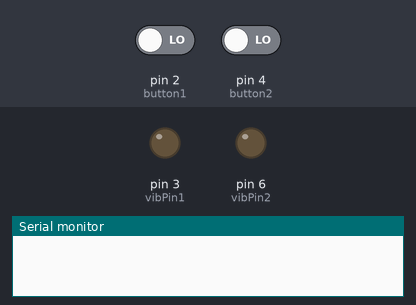
Bench run of a sketch on a simulated Arduino Uno, built with avr-gcc and run on an emulated ATmega328P. On the bench: output pins drawn as LEDs (lit = HIGH), the last lines printed to the serial monitor. Dashed ring = blinking. The test bench sets the inputs (shaded band); at power-on: pin 2 (button1) LOW, pin 4 (button2) LOW. Random numbers use the default seed unless the sketch sets one; no radio packets arrive unless stated.

Above: at 1.2 s.
1.3 s: pin 2 (button1) driven HIGH and pin 4 (button2) driven HIGH
At 1.7 s:
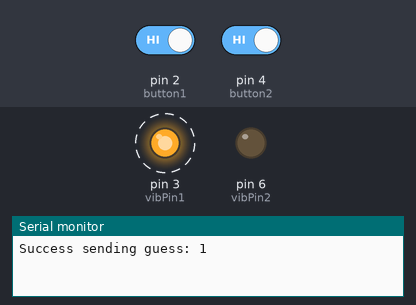
4.3 s: pin 4 (button2) driven LOW
At 6.2 s:
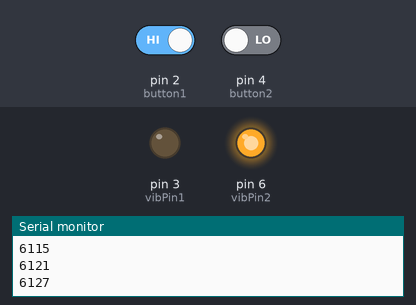
7.1 s: pin 4 (button2) driven HIGH
At 8.3 s:
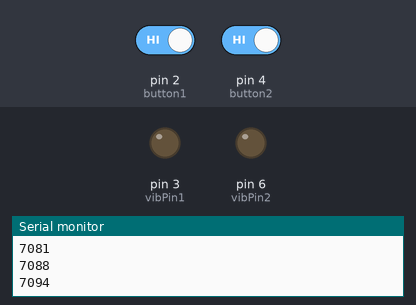
8.6 s: pin 2 (button1) driven LOW
At 10.7 s:
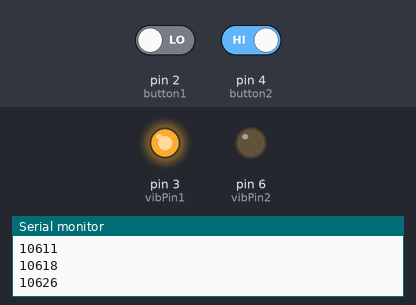
11.6 s: pin 2 (button1) driven HIGH
At 12.7 s:
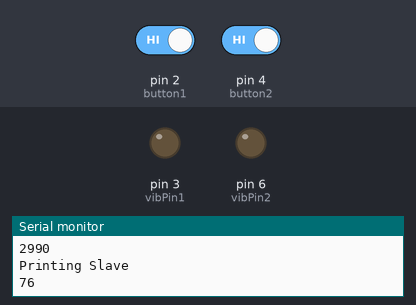
Timing chart, 0 to 14.1 s (numbered marks = the images above; inputs shaded):
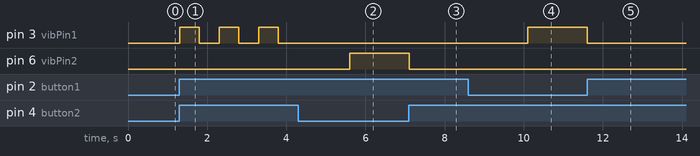

The sketch:

Slave.ino
```cpp
// An example demonstrating the multiceiver capability of the NRF24L01+
// in a star network with one PRX hub and up to six PTX nodes

//This sketch is a modification from a video on the ForceTronics YouTube Channel,

//which code was leveraged from http://maniacbug.github.io/RF24/starping_8pde-example.html

//This sketch is free to the public to use and modify at your own risk

int vibPin1 = 3;
int vibPin2 = 6;


//Game kode
int button1 = 2;
int button2 = 4;


long timei = 0;

#define NUM_USER_BUTTONS 4
int userButtonReadPins[NUM_USER_BUTTONS];


#include <SPI.h> //Call SPI library so you can communicate with the nRF24L01+
#include <nRF24L01.h> //nRF2401 libarary found at https://github.com/tmrh20/RF24/
#include <RF24.h> //nRF2401 libarary found at https://github.com/tmrh20/RF24/
const int pinCE = 7; //This pin is used to set the nRF24 to standby (0) or active mode (1)
const int pinCSN = 8; //This pin is used to tell the nRF24 whether the SPI communication is a command or message to send out

RF24 radio(pinCE, pinCSN); // Create your nRF24 object or wireless SPI connection
#define WHICH_NODE 2     // must be a number from 1 - 6 identifying the PTX node
const uint64_t wAddress[] = {0x7878787878LL, 0xB3B4B5B6F1LL, 0xB3B4B5B6CDLL, 0xB3B4B5B6A3LL, 0xB3B4B5B60FLL, 0xB3B4B5B605LL};
const uint64_t PTXpipe = wAddress[ WHICH_NODE - 1 ];   // Pulls the address from the above array for this node's pipe
byte counter = 1; //used to count the packets sent
bool done = false; //used to know when to stop sending packets

void setup() {
  Serial.begin(9600);   //start serial to communicate process
  radio.begin();            //Start the nRF24 module
  radio.setPALevel(RF24_PA_HIGH);  // "short range setting" - increase if you want more range AND have a good power supply
  radio.setChannel(108);          // the higher channels tend to be more "open"
  radio.openReadingPipe(0, PTXpipe);  //open reading or receive pipe
  radio.stopListening(); //go into transmit mode

  //Game setup.
  Serial.begin(9600);
  pinMode(vibPin1, OUTPUT);
  pinMode(vibPin2, OUTPUT);

  pinMode(button1, INPUT);
  pinMode(button2, INPUT);

}

void loop() {
   while (digitalRead(button1) + digitalRead(button2) < 2) {
    }

   if(!done) { //true once you guess the right number
     byte number = 1; //generate random guess between 0 and 10
     radio.openWritingPipe(PTXpipe);        //open writing or transmit pipe
     if (!radio.write(&number, 1)){  //if the write fails let the user know over serial monitor
         Serial.println("Guess delivery failed");
     }

     else { //if the write was successful
          timei = 0;
          Serial.print("Success sending guess: ");
          Serial.println(number);
          long slave = mainGame();
          byte slaveR = map(slave, 0, 10000, 0, 255);
          Serial.println("Printing Slave");
          Serial.println(slaveR);
          delay(3000);
          radio.openWritingPipe(PTXpipe);        //open writing or transmit pipe
          if (!radio.write(&slaveR, 1)) {  //if the write fails let the user know over serial monitor
              Serial.println("Guess delivery failed");
          }
          radio.startListening(); //switch to receive mode to see if the guess was right
          unsigned long startTimer = millis(); //start timer, we will wait 200ms
          bool timeout = false;
          while (!radio.available() && !timeout ) { //run while no receive data and not timed out
           if (millis() - startTimer > 10000 ) timeout = true; //timed out
          }


        if (timeout) Serial.println("Last guess was wrong, try again"); //no data to receive guess must have been wrong
        else  { //we received something so guess must have been right
          byte daNumber = 1; //variable to store received value
          radio.read( &daNumber,1); //read value
          if(daNumber == 0) { //make sure it equals value we just sent, if so we are done
            Serial.println("You guessed right so you are done");
            done = true; //signal to loop that we are done guessing
          }
          else Serial.println("Something went wrong, keep guessing"); //this should never be true, but just in case
        }
        radio.stopListening(); //go back to transmit mode
     }
   }
    delay(1000);
}
```

Game.ino
```cpp
long mainGame() {
  // put your main code here, to run repeatedly:
  countdown();
  delay (random(1000, 3000));
  timei += activate();

  delay (random(1000, 3000));
  timei += activate();

  delay (random(1000, 3000));
  timei += activate();
  Serial.println(timei);
  return timei;

}

long activate()
{
  int timeStart = millis();
  int randNumber = random(1, 3);
  switch (randNumber)
  {
    case 1:
      vibrate(vibPin1, button1);
      break;
    case 2:
      vibrate(vibPin2, button2);
      break;

  }

  int timeEnd = millis();
  return  timeEnd - timeStart;

}

void vibrate(int vib, int button)
{
  //Tænd vibrator
  digitalWrite(vib, HIGH);
  //Vent til knappen bliver trykket
  while (digitalRead(button) == LOW)
  {
    Serial.println(millis());
  }
  digitalWrite(vib, LOW);
}

void countdown() {
  digitalWrite(vibPin1, HIGH);
  delay(500);
  digitalWrite(vibPin1, LOW);
  delay(500);
  digitalWrite(vibPin1, HIGH);
  delay(500);
  digitalWrite(vibPin1, LOW);
  delay(500);
  digitalWrite(vibPin1, HIGH);
  delay(500);
  digitalWrite(vibPin1, LOW);
}
```

Measured:
- after the input at 1.3 s, pin 3 (vibPin1): alternates HIGH for 0.50 s and LOW for 0.50 s, starting at once
- after the input at 4.3 s, pin 6 (vibPin2): LOW → HIGH after 1.3 s
- after the input at 7.1 s, pin 6 (vibPin2): HIGH → LOW at once
- after the input at 8.6 s, pin 3 (vibPin1): LOW → HIGH after 1.5 s
- after the input at 11.6 s, pin 3 (vibPin1): HIGH → LOW at once
